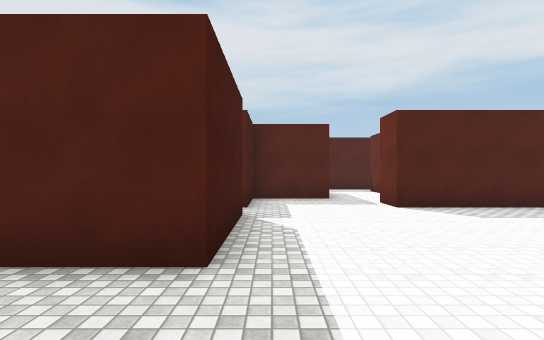
View 1 (above)

24 first-person views from a walk through a 3-D level made in the Unity game engine. The camera is 1.5 m above the floor, looks level and sees 80° across. The floor is counted in squares, 2 m on a side. Each view is taken from the middle of a square. On the plan, view 1 faces up. The plan holds only what a view shows up to about 11 squares ahead; the rest is blank. The place goes on beyond the plan. Surface patterns are stand-ins for the level's own textures.

View 2
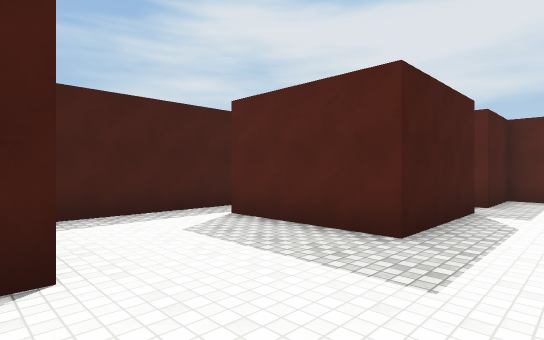

View 3
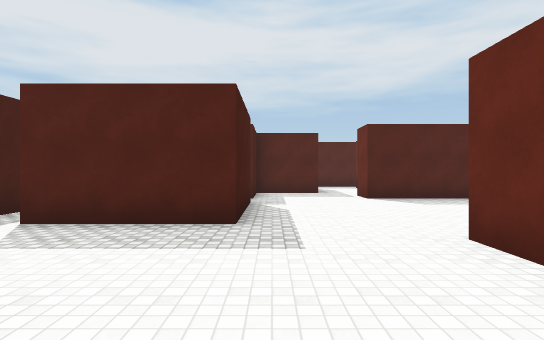

View 4
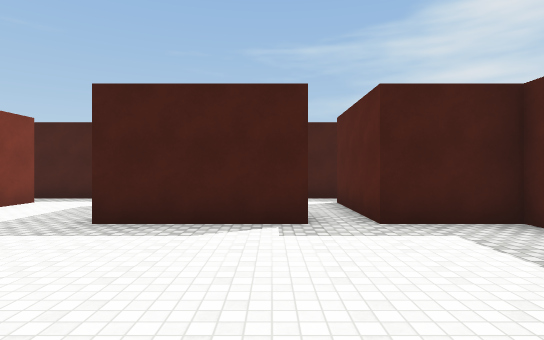

View 5
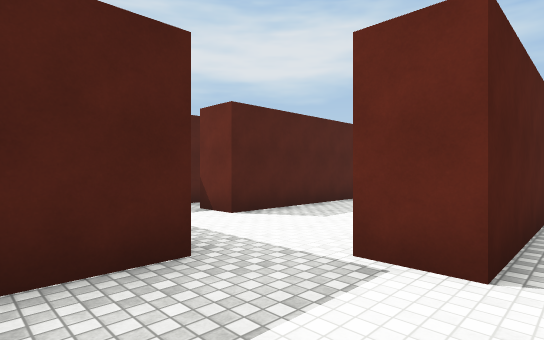

View 6
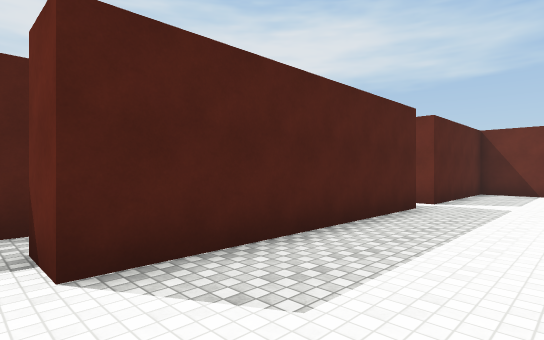

View 7
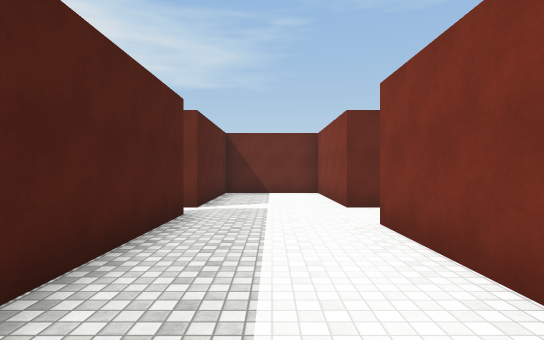

View 8
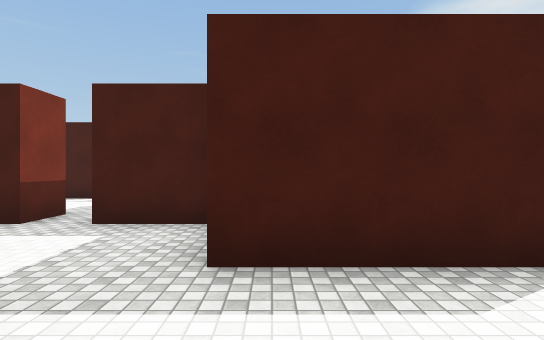

View 9
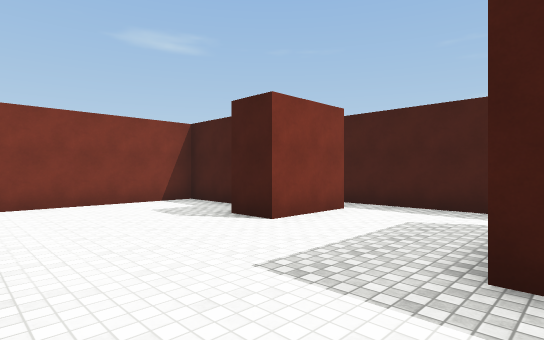

View 10
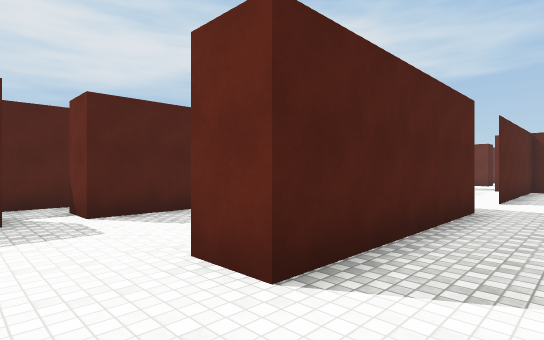

View 11
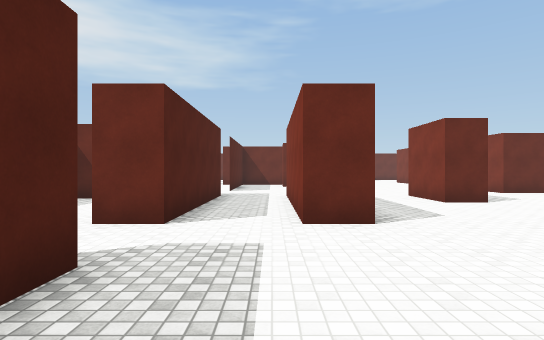

View 12
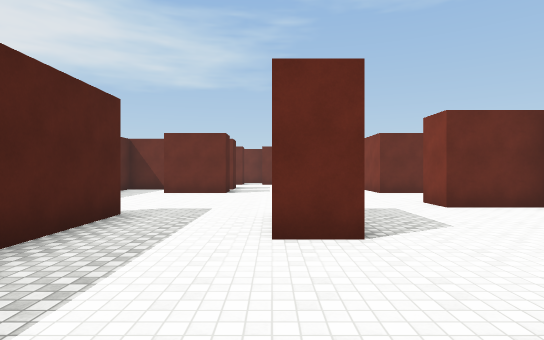

View 13
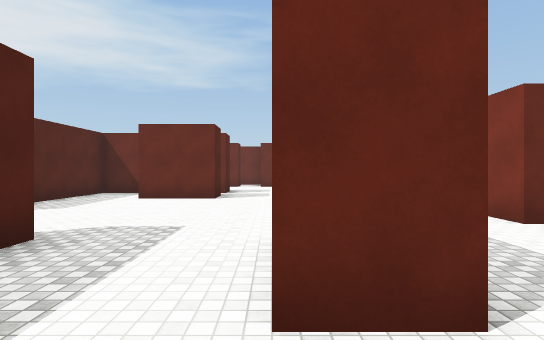

View 14
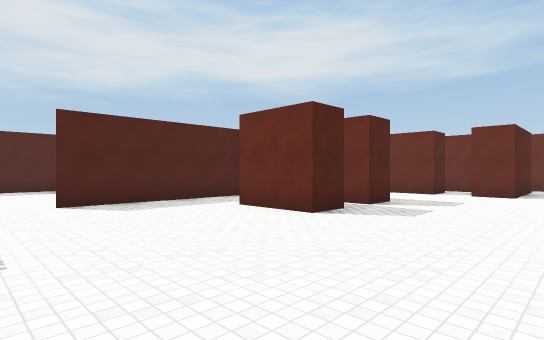

View 15
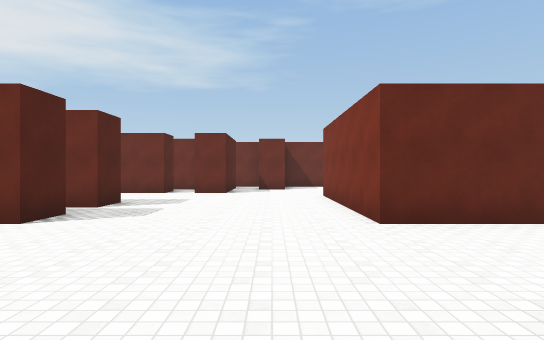

View 16
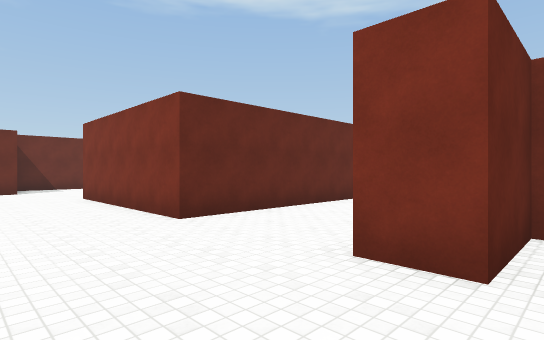

View 17
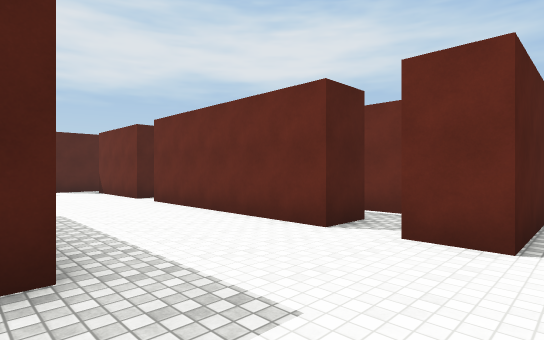

View 18
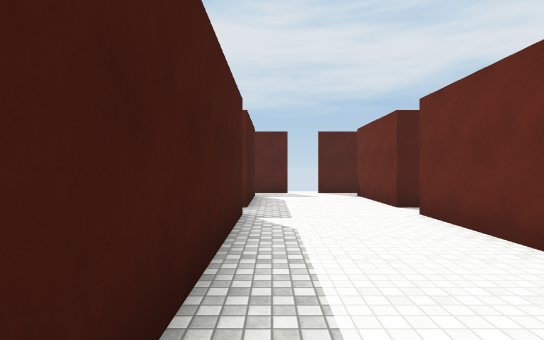

View 19
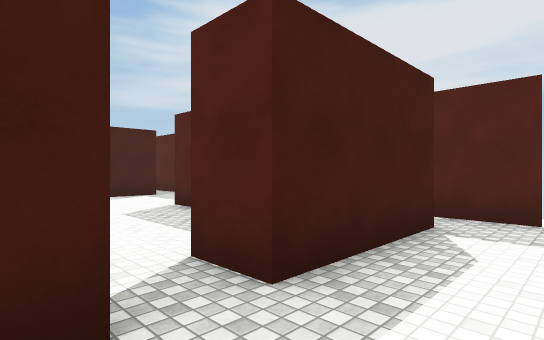

View 20
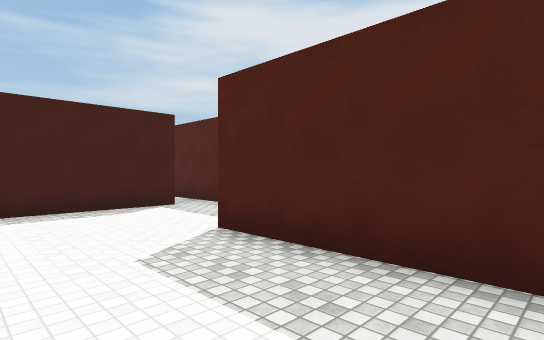

View 21
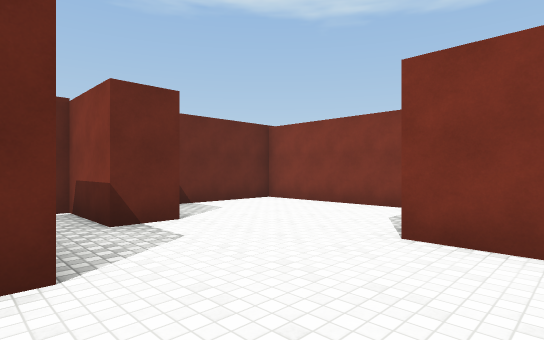

View 22
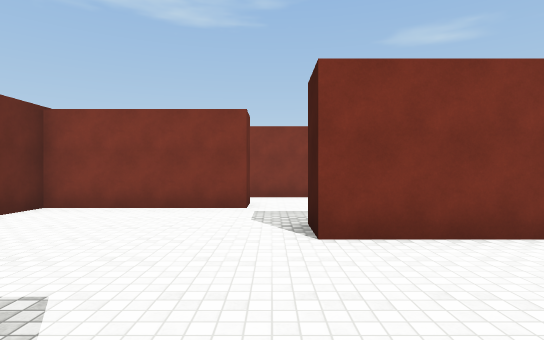

View 23
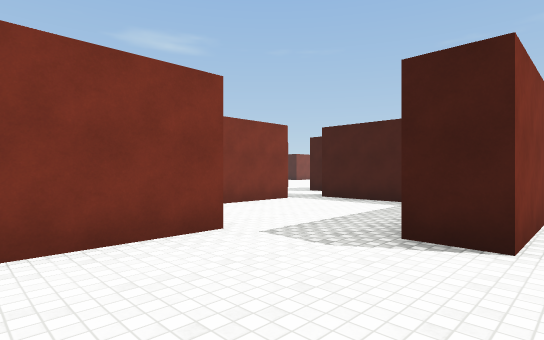

View 24
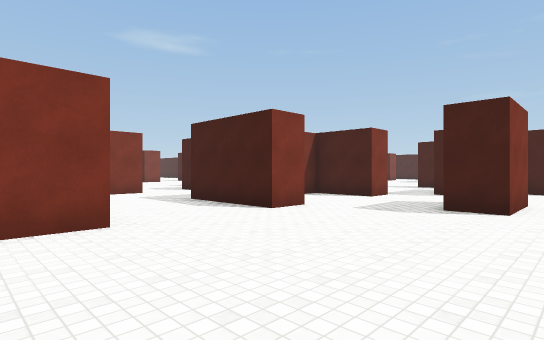

### Floor plan
Ten units are one square. View 1 is at (0, 0); x grows to the right and y downward. Boxes are objects, and circles mark ways between rooms. Rooms are numbered by the first view taken in them; rooms with no view inside come last. Other rooms are left out.
<svg viewBox="-50 -130 360 220">
<path fill="none" stroke="#000" d="M44 -65 25 -65 25 -75M58 -75 85 -75M-15 -55 -5 -55 -5 -25 -35 -25M21 -5 21 -15M15 -111 15 -85 -5 -85 -5 -65 -15 -65M-45 -34 -45 12M105 -75 145 -75 145 -105 105 -105 105 -115M-35 5 -15 5 -15 15M95 -105 35 -105 35 -115M-25 28 -25 45 14 45M85 -65 78 -65M56 -65 44 -65M105 -65 105 -75M105 -35 105 -46M95 -10 95 -5M135 0 135 -10M215 -25 205 -25 205 -45M155 -36 130 -36M215 -65 175 -65M135 -10 155 -10 155 0M165 45 165 25 175 25 175 55M155 -65 105 -65M235 -75 235 -25 225 -25 225 -32M275 -25 265 -25 265 -75M125 25 135 25 135 45 141 45M205 75 205 25 255 25 255 35M285 -5 265 -5 265 -15M285 16 285 5M265 54 305 54 305 39M174 85 185 85M105 -46 152 -46M270 -85 265 -85 265 -115M235 -115 235 -85 225 -85M246 -125 231 -125M269 -125 255 -125M155 -116 155 -85M181 -125 136 -125M108 -125 96 -125M219 -105 185 -105M41 -125 34 -125M215 51 215 75M225 79 266 79M265 61 265 54M-45 -44 -45 -34M-15 -65 -35 -65M-45 -68 -45 -59M225 -52 225 -65 215 -65"/>
<circle cx="50" cy="-60" r="3" fill="#2a7"/>
<circle cx="95" cy="-70" r="3" fill="#2a7"/>
<circle cx="100" cy="-110" r="3" fill="#2a7"/>
<circle cx="25" cy="-110" r="3" fill="#2a7"/>
<circle cx="-10" cy="-60" r="3" fill="#2a7"/>
<circle cx="-40" cy="-30" r="3" fill="#2a7"/>
<circle cx="100" cy="-30" r="3" fill="#2a7"/>
<circle cx="110" cy="-55" r="3" fill="#2a7"/>
<circle cx="125" cy="5" r="3" fill="#2a7"/>
<circle cx="145" cy="-25" r="3" fill="#2a7"/>
<circle cx="165" cy="-70" r="3" fill="#2a7"/>
<circle cx="230" cy="-80" r="3" fill="#2a7"/>
<circle cx="210" cy="85" r="3" fill="#2a7"/>
<circle cx="255" cy="45" r="3" fill="#2a7"/>
<circle cx="210" cy="-55" r="3" fill="#2a7"/>
<circle cx="220" cy="-35" r="3" fill="#2a7"/>
<text x="30" y="-50">1</text>
<text x="80" y="-50">2</text>
<text x="110" y="-20">3</text>
<text x="200" y="-10">4</text>
<text x="160" y="-100">5</text>
<text x="230" y="60">6</text>
<text x="-30" y="-50">7</text>
<text x="220" y="-60">8</text>
</svg>
Room 1 opens to room 2. Room 1 opens to room 5. Room 1 opens to room 7. Room 2 opens to room 3. Room 2 opens to room 4. Room 3 opens to room 4. Room 4 opens to room 5. Room 4 opens to room 6. Room 4 opens to room 8.

Where each view was taken, in squares from view 1:
view 1: 0 up, 0 right, facing up
view 2: 1 down, 1 right, facing up-left
view 3: 2 down, 0 right, facing up
view 4: 5 up, 4 right, facing left
view 5: 6 up, 0 right, facing up-right
view 6: 8 up, 3 right, facing up-right
view 7: 9 up, 4 right, facing right
view 8: 9 up, 4 right, facing left
view 9: 3 up, 2 right, facing down-left
view 10: 5 up, 9 right, facing up-right
view 11: 5 up, 6 right, facing right
view 12: 1 up, 10 right, facing right
view 13: 1 up, 12 right, facing right
view 14: 1 down, 16 right, facing up-right
view 15: 1 down, 16 right, facing right
view 16: 0 up, 16 right, facing down-right
view 17: 0 up, 23 right, facing up-right
view 18: 2 up, 24 right, facing up
view 19: 7 up, 25 right, facing up-left
view 20: 8 up, 22 right, facing up-left
view 21: 1 up, 24 right, facing down-right
view 22: 1 up, 26 right, facing down
view 23: 2 down, 29 right, facing down-left
view 24: 2 up, 22 right, facing down-left
